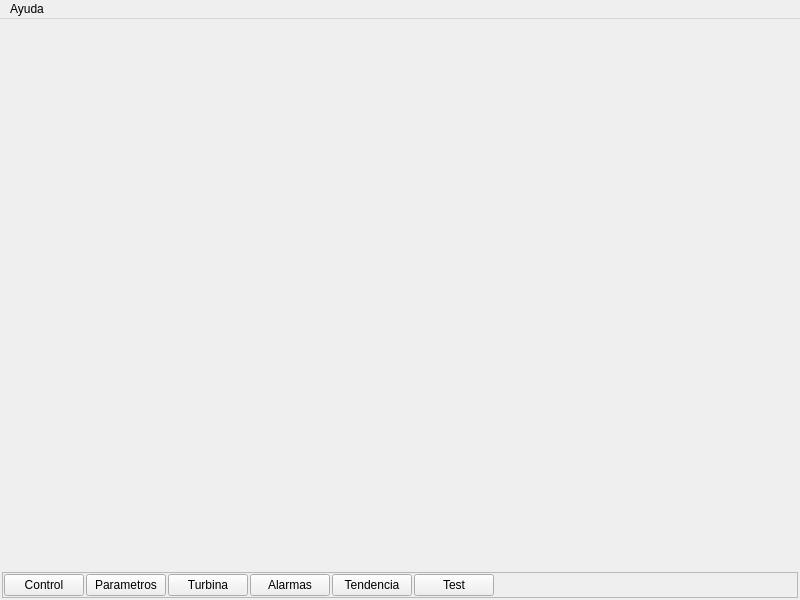
<?xml version="1.0" encoding="UTF-8"?>
<ui version="4.0">
 <class>MainWindowUi</class>
 <widget class="QMainWindow" name="MainWindowUi">
  <property name="geometry">
   <rect>
    <x>0</x>
    <y>0</y>
    <width>800</width>
    <height>600</height>
   </rect>
  </property>
  <property name="windowTitle">
   <string>HMI</string>
  </property>
  <widget class="QWidget" name="centralwidget">
   <layout class="QVBoxLayout" name="verticalLayout">
    <property name="spacing">
     <number>2</number>
    </property>
    <property name="leftMargin">
     <number>2</number>
    </property>
    <property name="rightMargin">
     <number>2</number>
    </property>
    <property name="bottomMargin">
     <number>2</number>
    </property>
    <item>
     <widget class="QStackedWidget" name="StkWidget">
      <property name="currentIndex">
       <number>0</number>
      </property>
      <widget class="QWidget" name="page1"/>
      <widget class="QWidget" name="page2"/>
     </widget>
    </item>
    <item>
     <widget class="QFrame" name="frame">
      <property name="frameShape">
       <enum>QFrame::StyledPanel</enum>
      </property>
      <property name="frameShadow">
       <enum>QFrame::Raised</enum>
      </property>
      <layout class="QHBoxLayout" name="horizontalLayout">
       <property name="spacing">
        <number>2</number>
       </property>
       <property name="leftMargin">
        <number>1</number>
       </property>
       <property name="topMargin">
        <number>1</number>
       </property>
       <property name="rightMargin">
        <number>1</number>
       </property>
       <property name="bottomMargin">
        <number>1</number>
       </property>
       <item>
        <widget class="QPushButton" name="cmdControl">
         <property name="text">
          <string>Control</string>
         </property>
         <property name="checkable">
          <bool>true</bool>
         </property>
         <property name="checked">
          <bool>false</bool>
         </property>
        </widget>
       </item>
       <item>
        <widget class="QPushButton" name="cmdControlOpt">
         <property name="text">
          <string>Parametros</string>
         </property>
         <property name="checkable">
          <bool>true</bool>
         </property>
         <property name="checked">
          <bool>false</bool>
         </property>
        </widget>
       </item>
       <item>
        <widget class="QPushButton" name="cmdTurb">
         <property name="text">
          <string>Turbina</string>
         </property>
         <property name="checkable">
          <bool>true</bool>
         </property>
        </widget>
       </item>
       <item>
        <widget class="QPushButton" name="cmdAlarms">
         <property name="text">
          <string>Alarmas</string>
         </property>
         <property name="checkable">
          <bool>true</bool>
         </property>
        </widget>
       </item>
       <item>
        <widget class="QPushButton" name="cmdTenden">
         <property name="text">
          <string>Tendencia</string>
         </property>
         <property name="checkable">
          <bool>true</bool>
         </property>
        </widget>
       </item>
       <item>
        <widget class="QPushButton" name="cmdTest">
         <property name="text">
          <string>Test</string>
         </property>
         <property name="checkable">
          <bool>true</bool>
         </property>
        </widget>
       </item>
       <item>
        <spacer name="horizontalSpacer">
         <property name="orientation">
          <enum>Qt::Horizontal</enum>
         </property>
         <property name="sizeHint" stdset="0">
          <size>
           <width>40</width>
           <height>20</height>
          </size>
         </property>
        </spacer>
       </item>
      </layout>
     </widget>
    </item>
   </layout>
  </widget>
  <widget class="QMenuBar" name="menubar">
   <property name="geometry">
    <rect>
     <x>0</x>
     <y>0</y>
     <width>800</width>
     <height>32</height>
    </rect>
   </property>
   <widget class="QMenu" name="menuAyuda">
    <property name="title">
     <string>Ayuda</string>
    </property>
   </widget>
   <addaction name="menuAyuda"/>
  </widget>
 </widget>
 <resources/>
 <connections/>
</ui>
